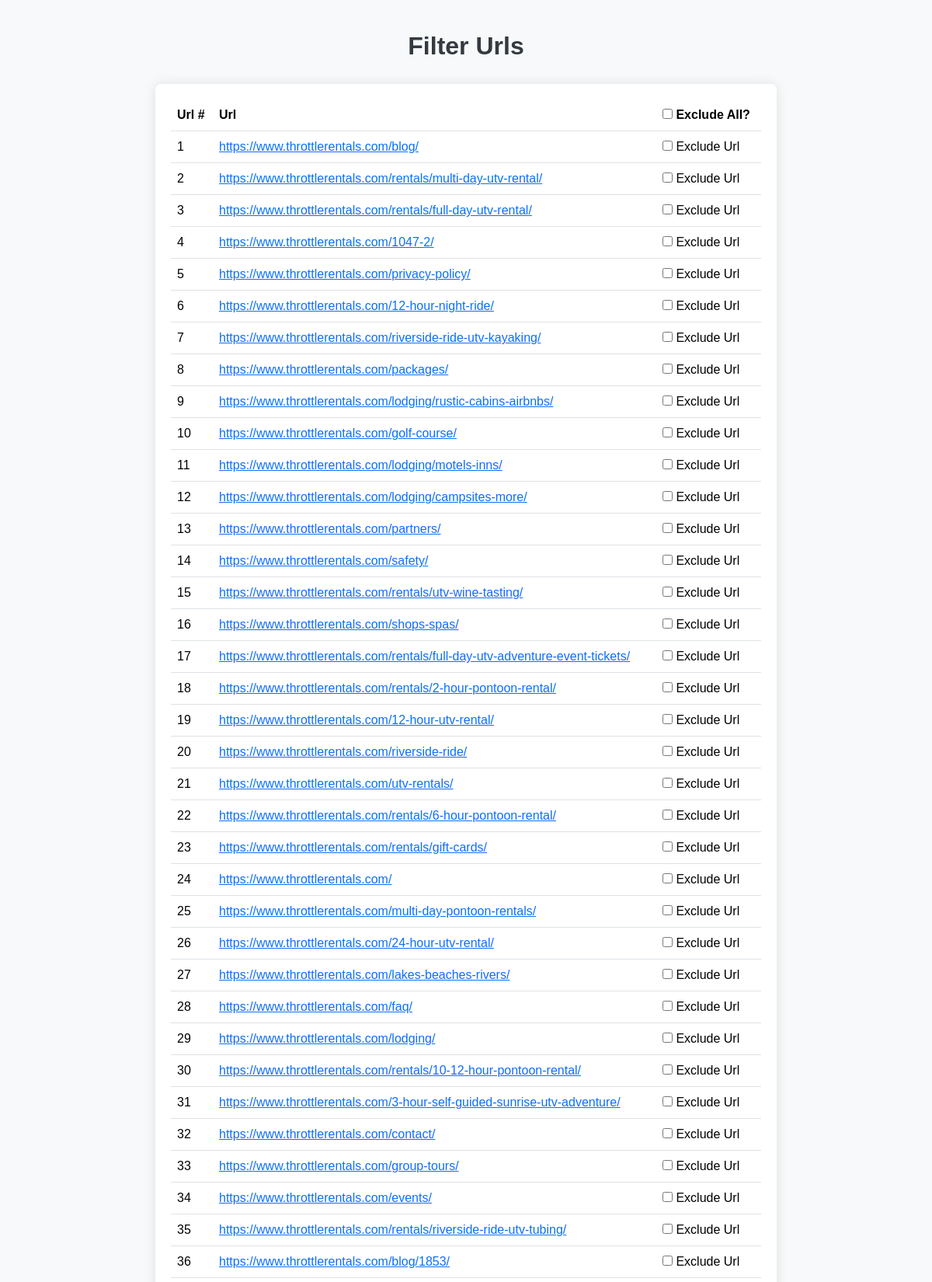
The page /filter_urls (upper part) on the database its author committed.
### webtranslator/models.py (models this page shows, shortened)
class Webtranslation(db.Model):
    url_num = db.Column(db.Integer, primary_key=True, nullable=False)
    address = db.Column(db.String)

### webtranslator/routes.py (the view)
@app.route('/filter_urls', methods=['GET','POST'])
def filter_urls():
    urls = Webtranslation.query.all()
    form = TranslateForm()
    if form.validate_on_submit():
        session['company_name']=form.company_name.data
        session['source_lang']=form.source_lang.data
        session['target_langs']=form.target_lang.data
        return redirect(url_for('translation_progress'))
    return render_template('filter_urls.html', urls=urls, form=form)

### webtranslator/forms.py
class TranslateForm(FlaskForm):
    company_name = StringField('Company Name', validators=[DataRequired()])
    source_lang = SelectField('Source Language', choices=LANGS)
    target_lang = MultiCheckboxField('Target Language', choices=LANGS)
    submit = SubmitField('Scrape and Translate')

### webtranslator/templates/filter_urls.html (shortened to what this page needs)
{% extends 'base.html' %}
{% block body %}
    <h1>Filter Urls</h1>
    <div class="content-section">
        <form id="urlFilterForm" action="/exclude_url" method="POST">
        <table class="table">
            <tr>
                <th scope="col">Url #</th>
                <th scope="col">Url</th>
                <th scope="col">
                    <input type="checkbox" id="selectAll" onclick="toggleSelectAll(this)"/>
                    <label for="selectAll">Exclude All?</label>
                </th>
            </tr>
            {% for url in urls %}
            <tr>
                <td>
                    {{ url.url_num }}
                </td>
                <td>
                    <a href="{{ url.address }}" target="_blank"> {{url.address}}</a>
                </td>
                <td>
                    <input type="checkbox" id="exclude" name="exclude" class="exclude-checkbox" value="{{ url.url_num }}"/>
                    <label for="exclude">Exclude Url</label>
                </td>
            </tr>
            {% endfor %}
        </table>
    </form>
    </div>
{% endblock %}

### webtranslator/templates/base.html (shortened to what this page needs)
<!DOCTYPE html>
<html lang="en">
<head>
    <link href="https://cdn.jsdelivr.net/npm/bootstrap@5.3.3/dist/css/bootstrap.min.css" rel="stylesheet">
    <link rel="stylesheet" type="text/css" href="{{ url_for('static', filename = 'css/main.css') }}">
</head>
<body class="bg-light">
    <div class="container">
        {% block body %}{% endblock %}
    </div>
</body>
</html>

### webtranslator/static/css/main.css (style rules this page uses)
body { background-color: #f8f9fa; font-family: Arial, sans-serif; color: #343a40; }
.content-section { background-color: white; padding: 20px; border-radius: 8px; box-shadow: 0px 0px 15px rgba(0, 0, 0, 0.1); max-width: 800px; margin: 20px auto; }
h1 { font-size: 2rem; font-weight: bold; margin-bottom: 30px; margin-top: 40px; color: #343a40; text-align: center; }
table { width: 100%; border-collapse: collapse; }
th { background-color: #343a40; color: white; padding: 10px; text-align: left; }
td { padding: 10px; border-bottom: 1px solid #dee2e6; }

### rows shown on the page
Webtranslation: url_num "1", address "https://www.throttlerentals.com/blog/"
Webtranslation: url_num "2", address "https://www.throttlerentals.com/rentals/multi-day-utv-rental/"
Webtranslation: url_num "3", address "https://www.throttlerentals.com/rentals/full-day-utv-rental/"
Webtranslation: url_num "4", address "https://www.throttlerentals.com/1047-2/"
Webtranslation: url_num "5", address "https://www.throttlerentals.com/privacy-policy/"
Webtranslation: url_num "6", address "https://www.throttlerentals.com/12-hour-night-ride/"
Webtranslation: url_num "7", address "https://www.throttlerentals.com/riverside-ride-utv-kayaking/"
Webtranslation: url_num "8", address "https://www.throttlerentals.com/packages/"
Webtranslation: url_num "9", address "https://www.throttlerentals.com/lodging/rustic-cabins-airbnbs/"
Webtranslation: url_num "10", address "https://www.throttlerentals.com/golf-course/"
Webtranslation: url_num "11", address "https://www.throttlerentals.com/lodging/motels-inns/"
Webtranslation: url_num "12", address "https://www.throttlerentals.com/lodging/campsites-more/"
Webtranslation: url_num "13", address "https://www.throttlerentals.com/partners/"
Webtranslation: url_num "14", address "https://www.throttlerentals.com/safety/"
Webtranslation: url_num "15", address "https://www.throttlerentals.com/rentals/utv-wine-tasting/"
Webtranslation: url_num "16", address "https://www.throttlerentals.com/shops-spas/"
Webtranslation: url_num "17", address "https://www.throttlerentals.com/rentals/full-day-utv-adventure-event-tickets/"
Webtranslation: url_num "18", address "https://www.throttlerentals.com/rentals/2-hour-pontoon-rental/"
Webtranslation: url_num "19", address "https://www.throttlerentals.com/12-hour-utv-rental/"
Webtranslation: url_num "20", address "https://www.throttlerentals.com/riverside-ride/"
Webtranslation: url_num "21", address "https://www.throttlerentals.com/utv-rentals/"
Webtranslation: url_num "22", address "https://www.throttlerentals.com/rentals/6-hour-pontoon-rental/"
Webtranslation: url_num "23", address "https://www.throttlerentals.com/rentals/gift-cards/"
Webtranslation: url_num "24", address "https://www.throttlerentals.com/"
Webtranslation: url_num "25", address "https://www.throttlerentals.com/multi-day-pontoon-rentals/"
Webtranslation: url_num "26", address "https://www.throttlerentals.com/24-hour-utv-rental/"
Webtranslation: url_num "27", address "https://www.throttlerentals.com/lakes-beaches-rivers/"
Webtranslation: url_num "28", address "https://www.throttlerentals.com/faq/"
Webtranslation: url_num "29", address "https://www.throttlerentals.com/lodging/"
Webtranslation: url_num "30", address "https://www.throttlerentals.com/rentals/10-12-hour-pontoon-rental/"
Webtranslation: url_num "31", address "https://www.throttlerentals.com/3-hour-self-guided-sunrise-utv-adventure/"
Webtranslation: url_num "32", address "https://www.throttlerentals.com/contact/"
Webtranslation: url_num "33", address "https://www.throttlerentals.com/group-tours/"
Webtranslation: url_num "34", address "https://www.throttlerentals.com/events/"
Webtranslation: url_num "35", address "https://www.throttlerentals.com/rentals/riverside-ride-utv-tubing/"
Webtranslation: url_num "36", address "https://www.throttlerentals.com/blog/1853/"
